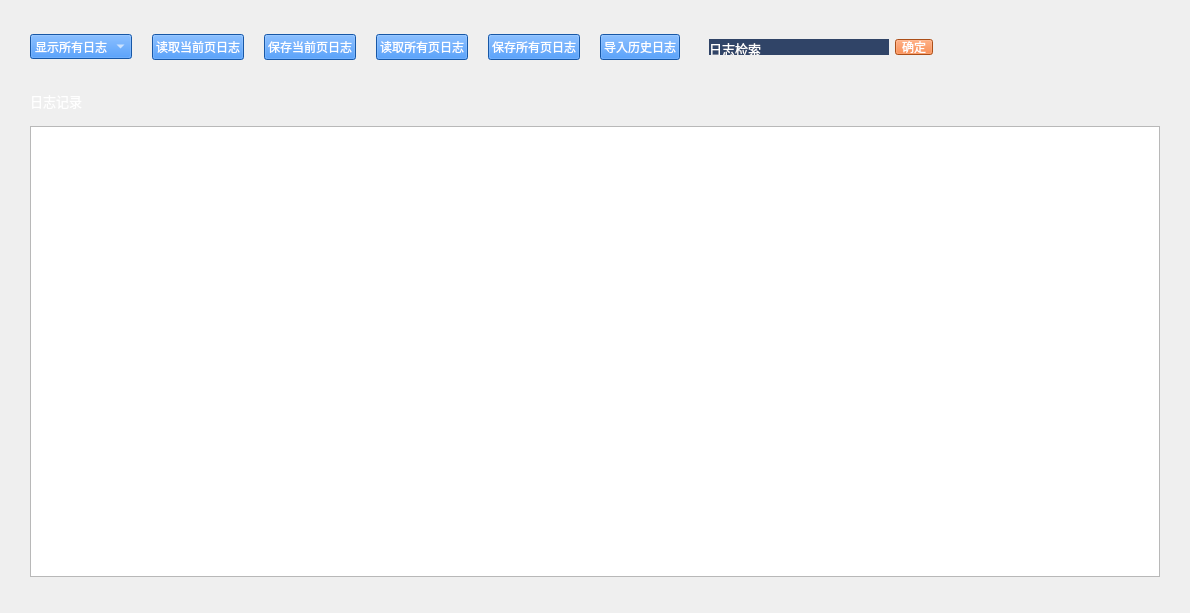
<?xml version="1.0" encoding="UTF-8"?>
<ui version="4.0">
 <class>FaultLogForm</class>
 <widget class="QWidget" name="FaultLogForm">
  <property name="geometry">
   <rect>
    <x>0</x>
    <y>0</y>
    <width>1190</width>
    <height>613</height>
   </rect>
  </property>
  <property name="sizePolicy">
   <sizepolicy hsizetype="Ignored" vsizetype="Ignored">
    <horstretch>0</horstretch>
    <verstretch>0</verstretch>
   </sizepolicy>
  </property>
  <property name="windowTitle">
   <string>Form</string>
  </property>
  <layout class="QGridLayout" name="gridLayout">
   <item row="0" column="0">
    <widget class="QFrame" name="verticalFrame">
     <property name="sizePolicy">
      <sizepolicy hsizetype="Ignored" vsizetype="Ignored">
       <horstretch>0</horstretch>
       <verstretch>0</verstretch>
      </sizepolicy>
     </property>
     <layout class="QVBoxLayout" name="verticalLayout" stretch="1,10">
      <property name="spacing">
       <number>0</number>
      </property>
      <property name="leftMargin">
       <number>10</number>
      </property>
      <property name="topMargin">
       <number>10</number>
      </property>
      <property name="rightMargin">
       <number>10</number>
      </property>
      <property name="bottomMargin">
       <number>10</number>
      </property>
      <item alignment="Qt::AlignLeft">
       <widget class="QFrame" name="horizontalFrame">
        <property name="sizePolicy">
         <sizepolicy hsizetype="Ignored" vsizetype="Ignored">
          <horstretch>0</horstretch>
          <verstretch>0</verstretch>
         </sizepolicy>
        </property>
        <layout class="QHBoxLayout" name="horizontalLayout">
         <property name="spacing">
          <number>20</number>
         </property>
         <item>
          <widget class="QComboBox" name="comboBox">
           <property name="sizePolicy">
            <sizepolicy hsizetype="Fixed" vsizetype="Fixed">
             <horstretch>0</horstretch>
             <verstretch>0</verstretch>
            </sizepolicy>
           </property>
           <property name="font">
            <font>
             <family>Adobe 黑体 Std R</family>
             <pointsize>9</pointsize>
             <weight>50</weight>
             <bold>false</bold>
            </font>
           </property>
           <property name="styleSheet">
            <string notr="true">background-color: rgb(32, 122, 232);
color: rgb(255, 255, 255);</string>
           </property>
           <item>
            <property name="text">
             <string>显示所有日志</string>
            </property>
           </item>
           <item>
            <property name="text">
             <string>故障日志</string>
            </property>
           </item>
           <item>
            <property name="text">
             <string>操作日志</string>
            </property>
           </item>
           <item>
            <property name="text">
             <string>报警日志</string>
            </property>
           </item>
          </widget>
         </item>
         <item>
          <widget class="QPushButton" name="pushButton">
           <property name="sizePolicy">
            <sizepolicy hsizetype="Fixed" vsizetype="Fixed">
             <horstretch>0</horstretch>
             <verstretch>0</verstretch>
            </sizepolicy>
           </property>
           <property name="font">
            <font>
             <family>Adobe 黑体 Std R</family>
             <pointsize>9</pointsize>
             <weight>50</weight>
             <bold>false</bold>
            </font>
           </property>
           <property name="styleSheet">
            <string notr="true">background-color: rgb(32, 122, 232);
color: rgb(255, 255, 255);</string>
           </property>
           <property name="text">
            <string>读取当前页日志</string>
           </property>
          </widget>
         </item>
         <item>
          <widget class="QPushButton" name="pushButton_2">
           <property name="sizePolicy">
            <sizepolicy hsizetype="Fixed" vsizetype="Fixed">
             <horstretch>0</horstretch>
             <verstretch>0</verstretch>
            </sizepolicy>
           </property>
           <property name="font">
            <font>
             <family>Adobe 黑体 Std R</family>
             <pointsize>9</pointsize>
             <weight>50</weight>
             <bold>false</bold>
            </font>
           </property>
           <property name="styleSheet">
            <string notr="true">background-color: rgb(32, 122, 232);
color: rgb(255, 255, 255);</string>
           </property>
           <property name="text">
            <string>保存当前页日志</string>
           </property>
          </widget>
         </item>
         <item>
          <widget class="QPushButton" name="pushButton_3">
           <property name="sizePolicy">
            <sizepolicy hsizetype="Fixed" vsizetype="Fixed">
             <horstretch>0</horstretch>
             <verstretch>0</verstretch>
            </sizepolicy>
           </property>
           <property name="font">
            <font>
             <family>Adobe 黑体 Std R</family>
             <pointsize>9</pointsize>
             <weight>50</weight>
             <bold>false</bold>
            </font>
           </property>
           <property name="styleSheet">
            <string notr="true">background-color: rgb(32, 122, 232);
color: rgb(255, 255, 255);</string>
           </property>
           <property name="text">
            <string>读取所有页日志</string>
           </property>
          </widget>
         </item>
         <item>
          <widget class="QPushButton" name="pushButton_4">
           <property name="sizePolicy">
            <sizepolicy hsizetype="Fixed" vsizetype="Fixed">
             <horstretch>0</horstretch>
             <verstretch>0</verstretch>
            </sizepolicy>
           </property>
           <property name="font">
            <font>
             <family>Adobe 黑体 Std R</family>
             <pointsize>9</pointsize>
             <weight>50</weight>
             <bold>false</bold>
            </font>
           </property>
           <property name="styleSheet">
            <string notr="true">background-color: rgb(32, 122, 232);
color: rgb(255, 255, 255);</string>
           </property>
           <property name="text">
            <string>保存所有页日志</string>
           </property>
          </widget>
         </item>
         <item>
          <widget class="QPushButton" name="pushButton_5">
           <property name="sizePolicy">
            <sizepolicy hsizetype="Fixed" vsizetype="Fixed">
             <horstretch>0</horstretch>
             <verstretch>0</verstretch>
            </sizepolicy>
           </property>
           <property name="font">
            <font>
             <family>Adobe 黑体 Std R</family>
             <pointsize>9</pointsize>
             <weight>50</weight>
             <bold>false</bold>
            </font>
           </property>
           <property name="styleSheet">
            <string notr="true">background-color: rgb(32, 122, 232);
color: rgb(255, 255, 255);</string>
           </property>
           <property name="text">
            <string>导入历史日志</string>
           </property>
          </widget>
         </item>
         <item alignment="Qt::AlignRight">
          <widget class="QFrame" name="horizontalFrame_2">
           <layout class="QHBoxLayout" name="horizontalLayout_2">
            <item>
             <widget class="QLabel" name="label">
              <property name="sizePolicy">
               <sizepolicy hsizetype="Fixed" vsizetype="Preferred">
                <horstretch>0</horstretch>
                <verstretch>0</verstretch>
               </sizepolicy>
              </property>
              <property name="minimumSize">
               <size>
                <width>180</width>
                <height>0</height>
               </size>
              </property>
              <property name="font">
               <font>
                <family>Adobe 黑体 Std R</family>
                <pointsize>9</pointsize>
                <weight>50</weight>
                <bold>false</bold>
               </font>
              </property>
              <property name="styleSheet">
               <string notr="true">color: rgb(255, 255, 255);
background-color: rgb(48, 68, 103);</string>
              </property>
              <property name="text">
               <string>&lt;html&gt;&lt;head/&gt;&lt;body&gt;&lt;p&gt;&lt;img src=&quot;:/images/images/search.svg&quot;/&gt;&lt;span style=&quot; font-size:10pt;&quot;&gt;日志检索&lt;/span&gt;&lt;/p&gt;&lt;/body&gt;&lt;/html&gt;</string>
              </property>
             </widget>
            </item>
            <item>
             <widget class="QToolButton" name="toolButton">
              <property name="sizePolicy">
               <sizepolicy hsizetype="Fixed" vsizetype="Fixed">
                <horstretch>0</horstretch>
                <verstretch>0</verstretch>
               </sizepolicy>
              </property>
              <property name="minimumSize">
               <size>
                <width>0</width>
                <height>0</height>
               </size>
              </property>
              <property name="styleSheet">
               <string notr="true">color: rgb(255, 255, 255);
background-color: rgb(240, 110, 35);</string>
              </property>
              <property name="text">
               <string>确定</string>
              </property>
             </widget>
            </item>
           </layout>
          </widget>
         </item>
        </layout>
       </widget>
      </item>
      <item>
       <widget class="QFrame" name="frame">
        <property name="sizePolicy">
         <sizepolicy hsizetype="Ignored" vsizetype="Ignored">
          <horstretch>0</horstretch>
          <verstretch>0</verstretch>
         </sizepolicy>
        </property>
        <layout class="QVBoxLayout" name="verticalLayout_2" stretch="1,12,0">
         <item>
          <widget class="QLabel" name="label_2">
           <property name="font">
            <font>
             <family>Adobe 黑体 Std R</family>
             <pointsize>10</pointsize>
             <weight>50</weight>
             <bold>false</bold>
            </font>
           </property>
           <property name="styleSheet">
            <string notr="true">color: rgb(255, 255, 255);</string>
           </property>
           <property name="text">
            <string>日志记录</string>
           </property>
          </widget>
         </item>
         <item>
          <widget class="QListView" name="listView"/>
         </item>
         <item>
          <widget class="QWidget" name="widget" native="true"/>
         </item>
        </layout>
       </widget>
      </item>
     </layout>
    </widget>
   </item>
  </layout>
 </widget>
 <resources/>
 <connections/>
</ui>
